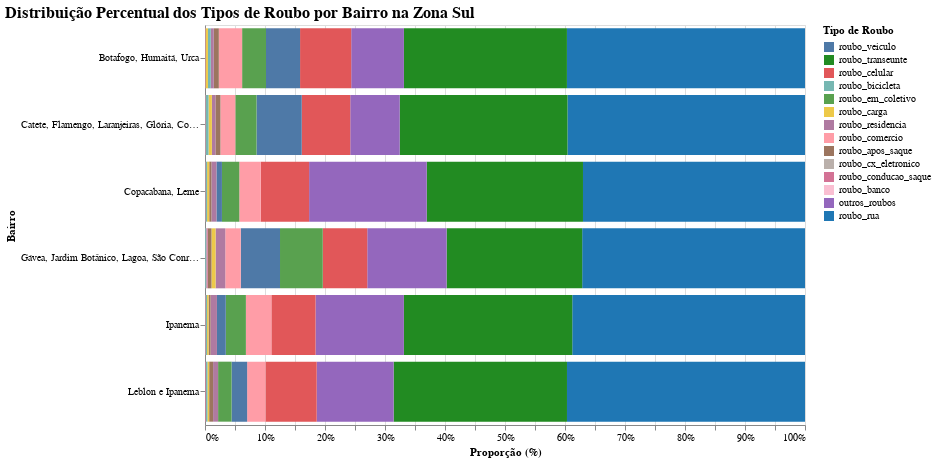

Notebook code for this chart:
### Code cell
# Ordenando os bairros pelo total de roubos
total_roubos_por_bairro = (
    df_percentuais.groupby("bairro")["quantidade"].sum().reset_index()
    .sort_values(by="quantidade", ascending=False)
)

# Adicionando a ordem no DataFrame original
df_percentuais["bairro"] = pd.Categorical(
    df_percentuais["bairro"],
    categories=total_roubos_por_bairro["bairro"],
    ordered=True
)

# Criando o gráfico de barras segmentadas com cores ajustadas
grafico = alt.Chart(df_percentuais).mark_bar().encode(
    x=alt.X("percentual:Q", stack="normalize", title="Proporção (%)"),
    y=alt.Y("bairro:N", sort="ascending", title="Bairro"),
    color=alt.Color(
        "tipo_roubo:N", 
        title="Tipo de Roubo", 
        scale=alt.Scale(
            domain=[
                "roubo_veiculo", "roubo_transeunte", "roubo_celular", "roubo_bicicleta",
                "roubo_em_coletivo", "roubo_carga", "roubo_residencia", "roubo_comercio",
                "roubo_apos_saque", "roubo_cx_eletronico", "roubo_conducao_saque", 
                "roubo_banco", "outros_roubos", "roubo_rua"
            ],
            range=[
                "#4E79A7",  # roubo_veiculo - Azul Suave
                "#228B22",  # roubo_transeunte - Verde Escuro
                "#E15759",  # roubo_celular - Vermelho
                "#76B7B2",  # roubo_bicicleta - Verde Água
                "#59A14F",  # roubo_em_coletivo - Verde
                "#EDC949",  # roubo_carga - Amarelo
                "#AF7AA1",  # roubo_residencia - Roxo Claro
                "#FF9DA7",  # roubo_comercio - Rosa Claro
                "#9C755F",  # roubo_apos_saque - Marrom Claro
                "#BAB0AB",  # roubo_cx_eletronico - Cinza Claro
                "#D37295",  # roubo_conducao_saque - Rosa Escuro
                "#FABFD2",  # roubo_banco - Rosa Suave
                "#9467BD",  # outros_roubos - Lilás
                "#1F77B4"   # roubo_rua - Azul Claro
            ]
        )
    ),
    order=alt.Order("percentual:Q", sort="ascending"),
    tooltip=["bairro:N", "tipo_roubo:N", "quantidade:Q", "percentual:Q"]
).properties(
    title="Distribuição Percentual dos Tipos de Roubo por Bairro na Zona Sul",
    width=600,
    height=400
).configure_title(
    fontSize=16,
    anchor="start"
)

grafico.show()

### Figure 1 — Vega-Lite specification as saved in the notebook (floating-point values rounded to 4 significant figures)
{"config": {"view": {"continuousWidth": 300, "continuousHeight": 300}, "title": {"anchor": "start", "fontSize": 16}}, "data": {"name": "data-7eb5cb95a02139990122751527700d0e"}, "mark": {"type": "bar"}, "encoding": {"color": {"field": "tipo_roubo", "scale": {"domain": ["roubo_veiculo", "roubo_transeunte", "roubo_celular", "roubo_bicicleta", "roubo_em_coletivo", "roubo_carga", "roubo_residencia", "roubo_comercio", "roubo_apos_saque", "roubo_cx_eletronico", "roubo_conducao_saque", "roubo_banco", "outros_roubos", "roubo_rua"], "range": ["#4E79A7", "#228B22", "#E15759", "#76B7B2", "#59A14F", "#EDC949", "#AF7AA1", "#FF9DA7", "#9C755F", "#BAB0AB", "#D37295", "#FABFD2", "#9467BD", "#1F77B4"]}, "title": "Tipo de Roubo", "type": "nominal"}, "order": {"field": "percentual", "sort": "ascending", "type": "quantitative"}, "tooltip": [{"field": "bairro", "type": "nominal"}, {"field": "tipo_roubo", "type": "nominal"}, {"field": "quantidade", "type": "quantitative"}, {"field": "percentual", "type": "quantitative"}], "x": {"field": "percentual", "stack": "normalize", "title": "Proporção (%)", "type": "quantitative"}, "y": {"field": "bairro", "sort": "ascending", "title": "Bairro", "type": "nominal"}}, "height": 400, "title": "Distribuição Percentual dos Tipos de Roubo por Bairro na Zona Sul", "width": 600, "$schema": "https://vega.github.io/schema/vega-lite/v5.20.1.json", "datasets": {"data-7eb5cb95a02139990122751527700d0e": [{"bairro": "Botafogo, Humaitá, Urca", "tipo_roubo": "roubo_rua", "quantidade": 19390.0, "percentual": 39.68}, {"bairro": "Botafogo, Humaitá, Urca", "tipo_roubo": "roubo_transeunte", "quantidade": 13280.0, "percentual": 27.17}, {"bairro": "Botafogo, Humaitá, Urca", "tipo_roubo": "outros_roubos", "quantidade": 4291.0, "percentual": 8.781}, {"bairro": "Botafogo, Humaitá, Urca", "tipo_roubo": "roubo_celular", "quantidade": 4165.0, "percentual": 8.523}, {"bairro": "Botafogo, Humaitá, Urca", "tipo_roubo": "roubo_veiculo", "quantidade": 2775.0, "percentual": 5.679}, {"bairro": "Botafogo, Humaitá, Urca", "tipo_roubo": "roubo_em_coletivo", "quantidade": 1945.0, "percentual": 3.98}, {"bairro": "Botafogo, Humaitá, Urca", "tipo_roubo": "roubo_comercio", "quantidade": 1898.0, "percentual": 3.884}, {"bairro": "Botafogo, Humaitá, Urca", "tipo_roubo": "roubo_apos_saque", "quantidade": 410.0, "percentual": 0.839}, {"bairro": "Botafogo, Humaitá, Urca", "tipo_roubo": "roubo_residencia", "quantidade": 243.0, "percentual": 0.4973}, {"bairro": "Botafogo, Humaitá, Urca", "tipo_roubo": "roubo_bicicleta", "quantidade": 231.0, "percentual": 0.4727}, {"bairro": "Botafogo, Humaitá, Urca", "tipo_roubo": "roubo_carga", "quantidade": 191.0, "percentual": 0.3909}, {"bairro": "Botafogo, Humaitá, Urca", "tipo_roubo": "roubo_conducao_saque", "quantidade": 34.0, "percentual": 0.06958}, {"bairro": "Botafogo, Humaitá, Urca", "tipo_roubo": "roubo_banco", "quantidade": 8.0, "percentual": 0.01637}, {"bairro": "Botafogo, Humaitá, Urca", "tipo_roubo": "roubo_cx_eletronico", "quantidade": 8.0, "percentual": 0.01637}, {"bairro": "Catete, Flamengo, Laranjeiras, Glória, Cosme Velho", "tipo_roubo": "roubo_rua", "quantidade": 23400.0, "percentual": 39.58}, {"bairro": "Catete, Flamengo, Laranjeiras, Glória, Cosme Velho", "tipo_roubo": "roubo_transeunte", "quantidade": 16530.0, "percentual": 27.96}, {"bairro": "Catete, Flamengo, Laranjeiras, Glória, Cosme Velho", "tipo_roubo": "outros_roubos", "quantidade": 4875.0, "percentual": 8.246}, {"bairro": "Catete, Flamengo, Laranjeiras, Glória, Cosme Velho", "tipo_roubo": "roubo_celular", "quantidade": 4781.0, "percentual": 8.087}, {"bairro": "Catete, Flamengo, Laranjeiras, Glória, Cosme Velho", "tipo_roubo": "roubo_veiculo", "quantidade": 4456.0, "percentual": 7.537}, {"bairro": "Catete, Flamengo, Laranjeiras, Glória, Cosme Velho", "tipo_roubo": "roubo_em_coletivo", "quantidade": 2088.0, "percentual": 3.532}, {"bairro": "Catete, Flamengo, Laranjeiras, Glória, Cosme Velho", "tipo_roubo": "roubo_comercio", "quantidade": 1466.0, "percentual": 2.48}, {"bairro": "Catete, Flamengo, Laranjeiras, Glória, Cosme Velho", "tipo_roubo": "roubo_apos_saque", "quantidade": 495.0, "percentual": 0.8373}, {"bairro": "Catete, Flamengo, Laranjeiras, Glória, Cosme Velho", "tipo_roubo": "roubo_residencia", "quantidade": 348.0, "percentual": 0.5886}, {"bairro": "Catete, Flamengo, Laranjeiras, Glória, Cosme Velho", "tipo_roubo": "roubo_carga", "quantidade": 331.0, "percentual": 0.5599}, {"bairro": "Catete, Flamengo, Laranjeiras, Glória, Cosme Velho", "tipo_roubo": "roubo_bicicleta", "quantidade": 270.0, "percentual": 0.4567}, {"bairro": "Catete, Flamengo, Laranjeiras, Glória, Cosme Velho", "tipo_roubo": "roubo_cx_eletronico", "quantidade": 37.0, "percentual": 0.06258}, {"bairro": "Catete, Flamengo, Laranjeiras, Glória, Cosme Velho", "tipo_roubo": "roubo_conducao_saque", "quantidade": 26.0, "percentual": 0.04398}, {"bairro": "Catete, Flamengo, Laranjeiras, Glória, Cosme Velho", "tipo_roubo": "roubo_banco", "quantidade": 14.0, "percentual": 0.02368}, {"bairro": "Copacabana, Leme", "tipo_roubo": "roubo_rua", "quantidade": 12580.0, "percentual": 37.0}, {"bairro": "Copacabana, Leme", "tipo_roubo": "roubo_transeunte", "quantidade": 8854.0, "percentual": 26.04}, {"bairro": "Copacabana, Leme", "tipo_roubo": "outros_roubos", "quantidade": 6665.0, "percentual": 19.6}, {"bairro": "Copacabana, Leme", "tipo_roubo": "roubo_celular", "quantidade": 2743.0, "percentual": 8.068}, {"bairro": "Copacabana, Leme", "tipo_roubo": "roubo_comercio", "quantidade": 1213.0, "percentual": 3.568}, {"bairro": "Copacabana, Leme", "tipo_roubo": "roubo_em_coletivo", "quantidade": 984.0, "percentual": 2.894}, {"bairro": "Copacabana, Leme", "tipo_roubo": "roubo_veiculo", "quantidade": 311.0, "percentual": 0.9147}, {"bairro": "Copacabana, Leme", "tipo_roubo": "roubo_residencia", "quantidade": 283.0, "percentual": 0.8324}, {"bairro": "Copacabana, Leme", "tipo_roubo": "roubo_apos_saque", "quantidade": 126.0, "percentual": 0.3706}, {"bairro": "Copacabana, Leme", "tipo_roubo": "roubo_carga", "quantidade": 121.0, "percentual": 0.3559}, {"bairro": "Copacabana, Leme", "tipo_roubo": "roubo_bicicleta", "quantidade": 80.0, "percentual": 0.2353}, {"bairro": "Copacabana, Leme", "tipo_roubo": "roubo_conducao_saque", "quantidade": 20.0, "percentual": 0.05882}, {"bairro": "Copacabana, Leme", "tipo_roubo": "roubo_cx_eletronico", "quantidade": 13.0, "percentual": 0.03824}, {"bairro": "Copacabana, Leme", "tipo_roubo": "roubo_banco", "quantidade": 6.0, "percentual": 0.01765}, {"bairro": "Gávea, Jardim Botânico, Lagoa, São Conrado", "tipo_roubo": "roubo_rua", "quantidade": 6814.0, "percentual": 37.14}, {"bairro": "Gávea, Jardim Botânico, Lagoa, São Conrado", "tipo_roubo": "roubo_transeunte", "quantidade": 4146.0, "percentual": 22.6}, {"bairro": "Gávea, Jardim Botânico, Lagoa, São Conrado", "tipo_roubo": "outros_roubos", "quantidade": 2427.0, "percentual": 13.23}, {"bairro": "Gávea, Jardim Botânico, Lagoa, São Conrado", "tipo_roubo": "roubo_celular", "quantidade": 1361.0, "percentual": 7.417}, {"bairro": "Gávea, Jardim Botânico, Lagoa, São Conrado", "tipo_roubo": "roubo_em_coletivo", "quantidade": 1307.0, "percentual": 7.123}, {"bairro": "Gávea, Jardim Botânico, Lagoa, São Conrado", "tipo_roubo": "roubo_veiculo", "quantidade": 1201.0, "percentual": 6.545}, {"bairro": "Gávea, Jardim Botânico, Lagoa, São Conrado", "tipo_roubo": "roubo_comercio", "quantidade": 472.0, "percentual": 2.572}, {"bairro": "Gávea, Jardim Botânico, Lagoa, São Conrado", "tipo_roubo": "roubo_residencia", "quantidade": 298.0, "percentual": 1.624}, {"bairro": "Gávea, Jardim Botânico, Lagoa, São Conrado", "tipo_roubo": "roubo_carga", "quantidade": 125.0, "percentual": 0.6812}, {"bairro": "Gávea, Jardim Botânico, Lagoa, São Conrado", "tipo_roubo": "roubo_apos_saque", "quantidade": 114.0, "percentual": 0.6213}, {"bairro": "Gávea, Jardim Botânico, Lagoa, São Conrado", "tipo_roubo": "roubo_conducao_saque", "quantidade": 43.0, "percentual": 0.2343}, {"bairro": "Gávea, Jardim Botânico, Lagoa, São Conrado", "tipo_roubo": "roubo_bicicleta", "quantidade": 37.0, "percentual": 0.2016}, {"bairro": "Gávea, Jardim Botânico, Lagoa, São Conrado", "tipo_roubo": "roubo_banco", "quantidade": 2.0, "percentual": 0.0109}, {"bairro": "Gávea, Jardim Botânico, Lagoa, São Conrado", "tipo_roubo": "roubo_cx_eletronico", "quantidade": 2.0, "percentual": 0.0109}, {"bairro": "Ipanema", "tipo_roubo": "roubo_rua", "quantidade": 8144.0, "percentual": 38.79}, {"bairro": "Ipanema", "tipo_roubo": "roubo_transeunte", "quantidade": 5893.0, "percentual": 28.07}, {"bairro": "Ipanema", "tipo_roubo": "outros_roubos", "quantidade": 3091.0, "percentual": 14.72}, {"bairro": "Ipanema", "tipo_roubo": "roubo_celular", "quantidade": 1547.0, "percentual": 7.368}, {"bairro": "Ipanema", "tipo_roubo": "roubo_comercio", "quantidade": 891.0, "percentual": 4.243}, {"bairro": "Ipanema", "tipo_roubo": "roubo_em_coletivo", "quantidade": 704.0, "percentual": 3.353}, {"bairro": "Ipanema", "tipo_roubo": "roubo_veiculo", "quantidade": 309.0, "percentual": 1.472}, {"bairro": "Ipanema", "tipo_roubo": "roubo_residencia", "quantidade": 224.0, "percentual": 1.067}, {"bairro": "Ipanema", "tipo_roubo": "roubo_apos_saque", "quantidade": 68.0, "percentual": 0.3239}, {"bairro": "Ipanema", "tipo_roubo": "roubo_carga", "quantidade": 54.0, "percentual": 0.2572}, {"bairro": "Ipanema", "tipo_roubo": "roubo_bicicleta", "quantidade": 44.0, "percentual": 0.2096}, {"bairro": "Ipanema", "tipo_roubo": "roubo_conducao_saque", "quantidade": 15.0, "percentual": 0.07144}, {"bairro": "Ipanema", "tipo_roubo": "roubo_cx_eletronico", "quantidade": 7.0, "percentual": 0.03334}, {"bairro": "Ipanema", "tipo_roubo": "roubo_banco", "quantidade": 6.0, "percentual": 0.02858}, {"bairro": "Leblon e Ipanema", "tipo_roubo": "roubo_rua", "quantidade": 15840.0, "percentual": 39.67}, {"bairro": "Leblon e Ipanema", "tipo_roubo": "roubo_transeunte", "quantidade": 11540.0, "percentual": 28.89}, {"bairro": "Leblon e Ipanema", "tipo_roubo": "outros_roubos", "quantidade": 5122.0, "percentual": 12.82}, {"bairro": "Leblon e Ipanema", "tipo_roubo": "roubo_celular", "quantidade": 3411.0, "percentual": 8.541}, {"bairro": "Leblon e Ipanema", "tipo_roubo": "roubo_comercio", "quantidade": 1219.0, "percentual": 3.052}, {"bairro": "Leblon e Ipanema", "tipo_roubo": "roubo_veiculo", "quantidade": 1038.0, "percentual": 2.599}, {"bairro": "Leblon e Ipanema", "tipo_roubo": "roubo_em_coletivo", "quantidade": 895.0, "percentual": 2.241}, {"bairro": "Leblon e Ipanema", "tipo_roubo": "roubo_residencia", "quantidade": 333.0, "percentual": 0.8338}, {"bairro": "Leblon e Ipanema", "tipo_roubo": "roubo_apos_saque", "quantidade": 261.0, "percentual": 0.6535}, {"bairro": "Leblon e Ipanema", "tipo_roubo": "roubo_carga", "quantidade": 116.0, "percentual": 0.2904}, {"bairro": "Leblon e Ipanema", "tipo_roubo": "roubo_bicicleta", "quantidade": 100.0, "percentual": 0.2504}, {"bairro": "Leblon e Ipanema", "tipo_roubo": "roubo_conducao_saque", "quantidade": 48.0, "percentual": 0.1202}, {"bairro": "Leblon e Ipanema", "tipo_roubo": "roubo_cx_eletronico", "quantidade": 10.0, "percentual": 0.02504}, {"bairro": "Leblon e Ipanema", "tipo_roubo": "roubo_banco", "quantidade": 4.0, "percentual": 0.01002}]}}
